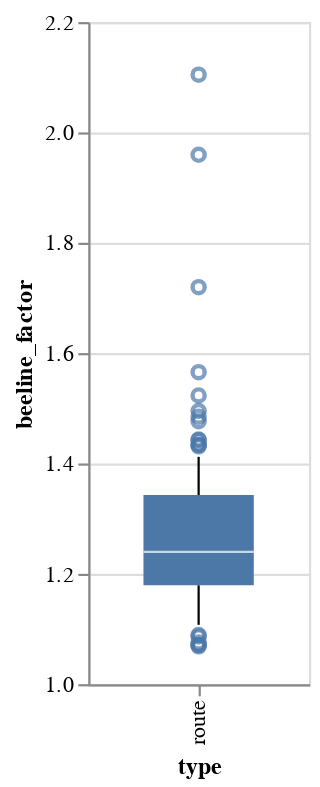

The code cell stored with this chart in its notebook:
### Code cell
alt.Chart(df_routes).mark_boxplot(size=50, extent=0.5).encode(
    x='type',
    y=alt.Y('beeline_factor',scale=alt.Scale(zero=False))
).properties(width=100)

### Figure 1 — Vega-Lite specification as saved in the notebook (floating-point values rounded to 4 significant figures)
{"config": {"view": {"continuousWidth": 400, "continuousHeight": 300}}, "data": {"name": "data-57f0f8279ef0262f6bd9412f0ca9efe3"}, "mark": {"type": "boxplot", "extent": 0.5, "size": 50}, "encoding": {"x": {"type": "nominal", "field": "type"}, "y": {"type": "quantitative", "field": "beeline_factor", "scale": {"zero": false}}}, "width": 100, "$schema": "https://vega.github.io/schema/vega-lite/v4.8.1.json", "datasets": {"data-57f0f8279ef0262f6bd9412f0ca9efe3": [{"start_lon": 9.037, "start_lat": 48.66, "stop_lon": 9.01, "stop_lat": 48.67, "route_dist": 4.494, "route_time": 0.3415, "beeline_dist": 2.135, "beeline_factor": 2.105, "speed": 13.16, "type": "route"}, {"start_lon": 9.339, "start_lat": 48.75, "stop_lon": 9.296, "stop_lat": 48.74, "route_dist": 3.815, "route_time": 0.4096, "beeline_dist": 3.34, "beeline_factor": 1.142, "speed": 9.313, "type": "route"}, {"start_lon": 9.037, "start_lat": 48.84, "stop_lon": 9.042, "stop_lat": 48.87, "route_dist": 4.011, "route_time": 0.3164, "beeline_dist": 3.433, "beeline_factor": 1.168, "speed": 12.68, "type": "route"}, {"start_lon": 9.144, "start_lat": 48.69, "stop_lon": 9.115, "stop_lat": 48.67, "route_dist": 3.804, "route_time": 0.299, "beeline_dist": 3.113, "beeline_factor": 1.222, "speed": 12.72, "type": "route"}, {"start_lon": 9.262, "start_lat": 48.69, "stop_lon": 9.292, "stop_lat": 48.71, "route_dist": 4.526, "route_time": 0.2689, "beeline_dist": 3.065, "beeline_factor": 1.477, "speed": 16.83, "type": "route"}, {"start_lon": 9.249, "start_lat": 48.78, "stop_lon": 9.276, "stop_lat": 48.75, "route_dist": 4.15, "route_time": 0.2692, "beeline_dist": 3.476, "beeline_factor": 1.194, "speed": 15.41, "type": "route"}, {"start_lon": 9.219, "start_lat": 48.76, "stop_lon": 9.184, "stop_lat": 48.77, "route_dist": 3.904, "route_time": 0.2861, "beeline_dist": 3.158, "beeline_factor": 1.236, "speed": 13.65, "type": "route"}, {"start_lon": 9.068, "start_lat": 48.79, "stop_lon": 9.075, "stop_lat": 48.81, "route_dist": 3.314, "route_time": 0.2906, "beeline_dist": 2.416, "beeline_factor": 1.372, "speed": 11.4, "type": "route"}, {"start_lon": 9.168, "start_lat": 48.81, "stop_lon": 9.198, "stop_lat": 48.79, "route_dist": 3.887, "route_time": 0.3428, "beeline_dist": 2.875, "beeline_factor": 1.352, "speed": 11.34, "type": "route"}, {"start_lon": 9.151, "start_lat": 48.78, "stop_lon": 9.162, "stop_lat": 48.81, "route_dist": 3.888, "route_time": 0.3009, "beeline_dist": 3.247, "beeline_factor": 1.197, "speed": 12.92, "type": "route"}, {"start_lon": 9.178, "start_lat": 48.79, "stop_lon": 9.207, "stop_lat": 48.81, "route_dist": 3.9, "route_time": 0.2533, "beeline_dist": 3.307, "beeline_factor": 1.179, "speed": 15.39, "type": "route"}, {"start_lon": 9.194, "start_lat": 48.69, "stop_lon": 9.236, "stop_lat": 48.69, "route_dist": 3.314, "route_time": 0.1989, "beeline_dist": 3.05, "beeline_factor": 1.087, "speed": 16.66, "type": "route"}, {"start_lon": 9.154, "start_lat": 48.73, "stop_lon": 9.122, "stop_lat": 48.72, "route_dist": 3.947, "route_time": 0.2388, "beeline_dist": 3.079, "beeline_factor": 1.282, "speed": 16.53, "type": "route"}, {"start_lon": 9.254, "start_lat": 48.83, "stop_lon": 9.268, "stop_lat": 48.86, "route_dist": 3.892, "route_time": 0.251, "beeline_dist": 3.467, "beeline_factor": 1.123, "speed": 15.51, "type": "route"}, {"start_lon": 9.14, "start_lat": 48.69, "stop_lon": 9.095, "stop_lat": 48.69, "route_dist": 3.949, "route_time": 0.2549, "beeline_dist": 3.292, "beeline_factor": 1.199, "speed": 15.49, "type": "route"}, {"start_lon": 9.253, "start_lat": 48.78, "stop_lon": 9.22, "stop_lat": 48.8, "route_dist": 3.894, "route_time": 0.2362, "beeline_dist": 3.445, "beeline_factor": 1.13, "speed": 16.48, "type": "route"}, {"start_lon": 9.282, "start_lat": 48.76, "stop_lon": 9.312, "stop_lat": 48.74, "route_dist": 3.725, "route_time": 0.2933, "beeline_dist": 3.102, "beeline_factor": 1.201, "speed": 12.7, "type": "route"}, {"start_lon": 9.047, "start_lat": 48.73, "stop_lon": 9.027, "stop_lat": 48.71, "route_dist": 3.901, "route_time": 0.2167, "beeline_dist": 2.909, "beeline_factor": 1.341, "speed": 18.0, "type": "route"}, {"start_lon": 9.276, "start_lat": 48.78, "stop_lon": 9.24, "stop_lat": 48.77, "route_dist": 4.029, "route_time": 0.2942, "beeline_dist": 2.853, "beeline_factor": 1.412, "speed": 13.7, "type": "route"}, {"start_lon": 8.96, "start_lat": 48.72, "stop_lon": 9.007, "stop_lat": 48.73, "route_dist": 3.832, "route_time": 0.2396, "beeline_dist": 3.46, "beeline_factor": 1.108, "speed": 16.0, "type": "route"}, {"start_lon": 9.158, "start_lat": 48.85, "stop_lon": 9.175, "stop_lat": 48.82, "route_dist": 3.957, "route_time": 0.2504, "beeline_dist": 3.489, "beeline_factor": 1.134, "speed": 15.8, "type": "route"}, {"start_lon": 9.096, "start_lat": 48.83, "stop_lon": 9.075, "stop_lat": 48.85, "route_dist": 3.955, "route_time": 0.2198, "beeline_dist": 3.292, "beeline_factor": 1.202, "speed": 18.0, "type": "route"}, {"start_lon": 9.277, "start_lat": 48.8, "stop_lon": 9.234, "stop_lat": 48.8, "route_dist": 3.898, "route_time": 0.2284, "beeline_dist": 3.134, "beeline_factor": 1.244, "speed": 17.06, "type": "route"}, {"start_lon": 9.162, "start_lat": 48.71, "stop_lon": 9.204, "stop_lat": 48.71, "route_dist": 3.922, "route_time": 0.2396, "beeline_dist": 3.083, "beeline_factor": 1.272, "speed": 16.37, "type": "route"}, {"start_lon": 9.17, "start_lat": 48.78, "stop_lon": 9.19, "stop_lat": 48.81, "route_dist": 3.985, "route_time": 0.2635, "beeline_dist": 3.456, "beeline_factor": 1.153, "speed": 15.12, "type": "route"}, {"start_lon": 9.242, "start_lat": 48.68, "stop_lon": 9.254, "stop_lat": 48.71, "route_dist": 3.909, "route_time": 0.2172, "beeline_dist": 3.146, "beeline_factor": 1.243, "speed": 18.0, "type": "route"}, {"start_lon": 9.182, "start_lat": 48.77, "stop_lon": 9.22, "stop_lat": 48.78, "route_dist": 4.018, "route_time": 0.3573, "beeline_dist": 2.991, "beeline_factor": 1.343, "speed": 11.24, "type": "route"}, {"start_lon": 9.138, "start_lat": 48.69, "stop_lon": 9.104, "stop_lat": 48.72, "route_dist": 3.948, "route_time": 0.2628, "beeline_dist": 3.481, "beeline_factor": 1.134, "speed": 15.02, "type": "route"}, {"start_lon": 9.173, "start_lat": 48.76, "stop_lon": 9.136, "stop_lat": 48.78, "route_dist": 3.965, "route_time": 0.3335, "beeline_dist": 3.168, "beeline_factor": 1.252, "speed": 11.89, "type": "route"}, {"start_lon": 9.036, "start_lat": 48.8, "stop_lon": 9.025, "stop_lat": 48.78, "route_dist": 3.925, "route_time": 0.3391, "beeline_dist": 2.643, "beeline_factor": 1.485, "speed": 11.57, "type": "route"}, {"start_lon": 9.231, "start_lat": 48.84, "stop_lon": 9.236, "stop_lat": 48.81, "route_dist": 3.92, "route_time": 0.3749, "beeline_dist": 3.195, "beeline_factor": 1.227, "speed": 10.46, "type": "route"}, {"start_lon": 9.241, "start_lat": 48.75, "stop_lon": 9.215, "stop_lat": 48.73, "route_dist": 3.845, "route_time": 0.2524, "beeline_dist": 3.091, "beeline_factor": 1.244, "speed": 15.23, "type": "route"}, {"start_lon": 8.952, "start_lat": 48.69, "stop_lon": 8.967, "stop_lat": 48.72, "route_dist": 3.857, "route_time": 0.2188, "beeline_dist": 3.177, "beeline_factor": 1.214, "speed": 17.63, "type": "route"}, {"start_lon": 9.213, "start_lat": 48.67, "stop_lon": 9.236, "stop_lat": 48.69, "route_dist": 3.187, "route_time": 0.2089, "beeline_dist": 2.702, "beeline_factor": 1.179, "speed": 15.25, "type": "route"}, {"start_lon": 9.039, "start_lat": 48.71, "stop_lon": 8.99, "stop_lat": 48.71, "route_dist": 3.859, "route_time": 0.2146, "beeline_dist": 3.612, "beeline_factor": 1.069, "speed": 17.98, "type": "route"}, {"start_lon": 9.228, "start_lat": 48.81, "stop_lon": 9.19, "stop_lat": 48.82, "route_dist": 3.922, "route_time": 0.2714, "beeline_dist": 2.935, "beeline_factor": 1.336, "speed": 14.45, "type": "route"}, {"start_lon": 9.258, "start_lat": 48.79, "stop_lon": 9.218, "stop_lat": 48.8, "route_dist": 3.754, "route_time": 0.2256, "beeline_dist": 3.077, "beeline_factor": 1.22, "speed": 16.64, "type": "route"}, {"start_lon": 9.171, "start_lat": 48.79, "stop_lon": 9.187, "stop_lat": 48.82, "route_dist": 3.794, "route_time": 0.219, "beeline_dist": 3.093, "beeline_factor": 1.227, "speed": 17.32, "type": "route"}, {"start_lon": 8.964, "start_lat": 48.74, "stop_lon": 8.998, "stop_lat": 48.72, "route_dist": 3.958, "route_time": 0.2628, "beeline_dist": 3.31, "beeline_factor": 1.196, "speed": 15.06, "type": "route"}, {"start_lon": 9.03, "start_lat": 48.84, "stop_lon": 8.994, "stop_lat": 48.85, "route_dist": 3.822, "route_time": 0.2292, "beeline_dist": 3.197, "beeline_factor": 1.196, "speed": 16.68, "type": "route"}, {"start_lon": 9.37, "start_lat": 48.73, "stop_lon": 9.325, "stop_lat": 48.73, "route_dist": 3.834, "route_time": 0.2373, "beeline_dist": 3.324, "beeline_factor": 1.153, "speed": 16.16, "type": "route"}, {"start_lon": 9.344, "start_lat": 48.69, "stop_lon": 9.341, "stop_lat": 48.72, "route_dist": 3.874, "route_time": 0.3453, "beeline_dist": 2.791, "beeline_factor": 1.388, "speed": 11.22, "type": "route"}, {"start_lon": 9.042, "start_lat": 48.69, "stop_lon": 9.035, "stop_lat": 48.71, "route_dist": 4.072, "route_time": 0.2263, "beeline_dist": 2.368, "beeline_factor": 1.719, "speed": 18.0, "type": "route"}, {"start_lon": 9.142, "start_lat": 48.86, "stop_lon": 9.134, "stop_lat": 48.83, "route_dist": 3.763, "route_time": 0.2195, "beeline_dist": 3.129, "beeline_factor": 1.203, "speed": 17.15, "type": "route"}, {"start_lon": 9.213, "start_lat": 48.83, "stop_lon": 9.191, "stop_lat": 48.81, "route_dist": 4.02, "route_time": 0.4137, "beeline_dist": 3.118, "beeline_factor": 1.289, "speed": 9.718, "type": "route"}, {"start_lon": 9.339, "start_lat": 48.75, "stop_lon": 9.331, "stop_lat": 48.72, "route_dist": 3.975, "route_time": 0.305, "beeline_dist": 2.888, "beeline_factor": 1.376, "speed": 13.03, "type": "route"}, {"start_lon": 9.139, "start_lat": 48.7, "stop_lon": 9.11, "stop_lat": 48.68, "route_dist": 3.78, "route_time": 0.2333, "beeline_dist": 2.98, "beeline_factor": 1.268, "speed": 16.2, "type": "route"}, {"start_lon": 9.15, "start_lat": 48.84, "stop_lon": 9.189, "stop_lat": 48.86, "route_dist": 3.892, "route_time": 0.2754, "beeline_dist": 3.271, "beeline_factor": 1.19, "speed": 14.13, "type": "route"}, {"start_lon": 8.919, "start_lat": 48.78, "stop_lon": 8.963, "stop_lat": 48.79, "route_dist": 4.15, "route_time": 0.2736, "beeline_dist": 3.541, "beeline_factor": 1.172, "speed": 15.17, "type": "route"}, {"start_lon": 9.325, "start_lat": 48.72, "stop_lon": 9.319, "stop_lat": 48.69, "route_dist": 4.626, "route_time": 0.4037, "beeline_dist": 3.205, "beeline_factor": 1.443, "speed": 11.46, "type": "route"}, {"start_lon": 9.135, "start_lat": 48.7, "stop_lon": 9.116, "stop_lat": 48.72, "route_dist": 3.883, "route_time": 0.2217, "beeline_dist": 3.112, "beeline_factor": 1.248, "speed": 17.52, "type": "route"}, {"start_lon": 9.103, "start_lat": 48.78, "stop_lon": 9.084, "stop_lat": 48.8, "route_dist": 3.866, "route_time": 0.2899, "beeline_dist": 2.696, "beeline_factor": 1.434, "speed": 13.34, "type": "route"}, {"start_lon": 8.968, "start_lat": 48.81, "stop_lon": 9.007, "stop_lat": 48.8, "route_dist": 4.061, "route_time": 0.2401, "beeline_dist": 3.218, "beeline_factor": 1.262, "speed": 16.91, "type": "route"}, {"start_lon": 9.23, "start_lat": 48.78, "stop_lon": 9.22, "stop_lat": 48.8, "route_dist": 3.897, "route_time": 0.3023, "beeline_dist": 3.11, "beeline_factor": 1.253, "speed": 12.89, "type": "route"}, {"start_lon": 9.124, "start_lat": 48.67, "stop_lon": 9.136, "stop_lat": 48.64, "route_dist": 4.164, "route_time": 0.2601, "beeline_dist": 3.287, "beeline_factor": 1.267, "speed": 16.01, "type": "route"}, {"start_lon": 9.207, "start_lat": 48.8, "stop_lon": 9.177, "stop_lat": 48.77, "route_dist": 3.93, "route_time": 0.2459, "beeline_dist": 3.669, "beeline_factor": 1.071, "speed": 15.98, "type": "route"}, {"start_lon": 9.167, "start_lat": 48.7, "stop_lon": 9.146, "stop_lat": 48.67, "route_dist": 3.905, "route_time": 0.2197, "beeline_dist": 3.431, "beeline_factor": 1.138, "speed": 17.77, "type": "route"}, {"start_lon": 9.294, "start_lat": 48.76, "stop_lon": 9.332, "stop_lat": 48.75, "route_dist": 3.817, "route_time": 0.2729, "beeline_dist": 3.014, "beeline_factor": 1.266, "speed": 13.99, "type": "route"}, {"start_lon": 9.178, "start_lat": 48.72, "stop_lon": 9.179, "stop_lat": 48.69, "route_dist": 3.983, "route_time": 0.2799, "beeline_dist": 3.139, "beeline_factor": 1.269, "speed": 14.23, "type": "route"}, {"start_lon": 9.016, "start_lat": 48.78, "stop_lon": 9.055, "stop_lat": 48.77, "route_dist": 4.132, "route_time": 0.2469, "beeline_dist": 3.292, "beeline_factor": 1.255, "speed": 16.73, "type": "route"}, {"start_lon": 9.16, "start_lat": 48.76, "stop_lon": 9.138, "stop_lat": 48.78, "route_dist": 3.906, "route_time": 0.2792, "beeline_dist": 2.876, "beeline_factor": 1.358, "speed": 13.99, "type": "route"}, {"start_lon": 9.106, "start_lat": 48.8, "stop_lon": 9.117, "stop_lat": 48.82, "route_dist": 3.135, "route_time": 0.1901, "beeline_dist": 2.765, "beeline_factor": 1.134, "speed": 16.5, "type": "route"}, {"start_lon": 9.217, "start_lat": 48.82, "stop_lon": 9.254, "stop_lat": 48.81, "route_dist": 4.199, "route_time": 0.2815, "beeline_dist": 2.756, "beeline_factor": 1.523, "speed": 14.92, "type": "route"}, {"start_lon": 9.016, "start_lat": 48.71, "stop_lon": 9.001, "stop_lat": 48.68, "route_dist": 3.922, "route_time": 0.2552, "beeline_dist": 3.245, "beeline_factor": 1.209, "speed": 15.37, "type": "route"}, {"start_lon": 9.048, "start_lat": 48.71, "stop_lon": 9.09, "stop_lat": 48.72, "route_dist": 3.791, "route_time": 0.2541, "beeline_dist": 3.247, "beeline_factor": 1.167, "speed": 14.92, "type": "route"}, {"start_lon": 9.343, "start_lat": 48.73, "stop_lon": 9.301, "stop_lat": 48.73, "route_dist": 3.97, "route_time": 0.2737, "beeline_dist": 3.209, "beeline_factor": 1.237, "speed": 14.5, "type": "route"}, {"start_lon": 9.19, "start_lat": 48.78, "stop_lon": 9.156, "stop_lat": 48.79, "route_dist": 3.937, "route_time": 0.3316, "beeline_dist": 2.933, "beeline_factor": 1.342, "speed": 11.87, "type": "route"}, {"start_lon": 9.107, "start_lat": 48.72, "stop_lon": 9.077, "stop_lat": 48.73, "route_dist": 3.74, "route_time": 0.2398, "beeline_dist": 2.654, "beeline_factor": 1.409, "speed": 15.59, "type": "route"}, {"start_lon": 9.197, "start_lat": 48.77, "stop_lon": 9.237, "stop_lat": 48.77, "route_dist": 4.083, "route_time": 0.2843, "beeline_dist": 2.993, "beeline_factor": 1.364, "speed": 14.36, "type": "route"}, {"start_lon": 9.277, "start_lat": 48.75, "stop_lon": 9.244, "stop_lat": 48.74, "route_dist": 3.896, "route_time": 0.3388, "beeline_dist": 2.606, "beeline_factor": 1.495, "speed": 11.5, "type": "route"}, {"start_lon": 9.144, "start_lat": 48.7, "stop_lon": 9.112, "stop_lat": 48.68, "route_dist": 3.805, "route_time": 0.2723, "beeline_dist": 2.941, "beeline_factor": 1.294, "speed": 13.97, "type": "route"}, {"start_lon": 9.313, "start_lat": 48.78, "stop_lon": 9.348, "stop_lat": 48.75, "route_dist": 3.952, "route_time": 0.2611, "beeline_dist": 3.629, "beeline_factor": 1.089, "speed": 15.14, "type": "route"}, {"start_lon": 9.286, "start_lat": 48.7, "stop_lon": 9.314, "stop_lat": 48.72, "route_dist": 3.829, "route_time": 0.2181, "beeline_dist": 3.087, "beeline_factor": 1.24, "speed": 17.56, "type": "route"}, {"start_lon": 9.22, "start_lat": 48.87, "stop_lon": 9.171, "stop_lat": 48.86, "route_dist": 3.875, "route_time": 0.2166, "beeline_dist": 3.603, "beeline_factor": 1.076, "speed": 17.89, "type": "route"}, {"start_lon": 9.259, "start_lat": 48.71, "stop_lon": 9.282, "stop_lat": 48.73, "route_dist": 4.157, "route_time": 0.2788, "beeline_dist": 3.06, "beeline_factor": 1.359, "speed": 14.91, "type": "route"}, {"start_lon": 9.047, "start_lat": 48.79, "stop_lon": 9.038, "stop_lat": 48.77, "route_dist": 3.306, "route_time": 0.248, "beeline_dist": 2.356, "beeline_factor": 1.404, "speed": 13.33, "type": "route"}, {"start_lon": 9.32, "start_lat": 48.71, "stop_lon": 9.275, "stop_lat": 48.71, "route_dist": 3.873, "route_time": 0.2227, "beeline_dist": 3.315, "beeline_factor": 1.168, "speed": 17.39, "type": "route"}, {"start_lon": 9.177, "start_lat": 48.77, "stop_lon": 9.214, "stop_lat": 48.79, "route_dist": 4.04, "route_time": 0.3372, "beeline_dist": 3.371, "beeline_factor": 1.198, "speed": 11.98, "type": "route"}, {"start_lon": 9.2, "start_lat": 48.75, "stop_lon": 9.19, "stop_lat": 48.78, "route_dist": 3.899, "route_time": 0.2634, "beeline_dist": 3.211, "beeline_factor": 1.214, "speed": 14.8, "type": "route"}, {"start_lon": 9.02, "start_lat": 48.66, "stop_lon": 9.017, "stop_lat": 48.68, "route_dist": 3.98, "route_time": 0.2781, "beeline_dist": 2.542, "beeline_factor": 1.566, "speed": 14.31, "type": "route"}, {"start_lon": 9.135, "start_lat": 48.74, "stop_lon": 9.143, "stop_lat": 48.71, "route_dist": 3.859, "route_time": 0.2629, "beeline_dist": 3.328, "beeline_factor": 1.16, "speed": 14.68, "type": "route"}, {"start_lon": 9.138, "start_lat": 48.75, "stop_lon": 9.168, "stop_lat": 48.77, "route_dist": 3.899, "route_time": 0.2783, "beeline_dist": 3.305, "beeline_factor": 1.18, "speed": 14.01, "type": "route"}, {"start_lon": 9.097, "start_lat": 48.83, "stop_lon": 9.068, "stop_lat": 48.8, "route_dist": 3.941, "route_time": 0.2473, "beeline_dist": 3.253, "beeline_factor": 1.211, "speed": 15.93, "type": "route"}, {"start_lon": 9.227, "start_lat": 48.83, "stop_lon": 9.263, "stop_lat": 48.82, "route_dist": 3.963, "route_time": 0.2956, "beeline_dist": 3.045, "beeline_factor": 1.301, "speed": 13.41, "type": "route"}, {"start_lon": 9.013, "start_lat": 48.8, "stop_lon": 9.057, "stop_lat": 48.81, "route_dist": 3.862, "route_time": 0.322, "beeline_dist": 3.345, "beeline_factor": 1.155, "speed": 11.99, "type": "route"}, {"start_lon": 9.232, "start_lat": 48.74, "stop_lon": 9.201, "stop_lat": 48.72, "route_dist": 3.977, "route_time": 0.2444, "beeline_dist": 3.058, "beeline_factor": 1.3, "speed": 16.27, "type": "route"}, {"start_lon": 9.141, "start_lat": 48.78, "stop_lon": 9.141, "stop_lat": 48.76, "route_dist": 3.942, "route_time": 0.3611, "beeline_dist": 3.018, "beeline_factor": 1.306, "speed": 10.92, "type": "route"}, {"start_lon": 9.152, "start_lat": 48.76, "stop_lon": 9.115, "stop_lat": 48.75, "route_dist": 3.856, "route_time": 0.3401, "beeline_dist": 3.08, "beeline_factor": 1.252, "speed": 11.34, "type": "route"}, {"start_lon": 9.371, "start_lat": 48.72, "stop_lon": 9.411, "stop_lat": 48.7, "route_dist": 3.391, "route_time": 0.2266, "beeline_dist": 3.166, "beeline_factor": 1.071, "speed": 14.96, "type": "route"}, {"start_lon": 8.982, "start_lat": 48.72, "stop_lon": 8.941, "stop_lat": 48.71, "route_dist": 4.355, "route_time": 0.2686, "beeline_dist": 3.043, "beeline_factor": 1.431, "speed": 16.21, "type": "route"}, {"start_lon": 9.184, "start_lat": 48.9, "stop_lon": 9.194, "stop_lat": 48.86, "route_dist": 4.077, "route_time": 0.2402, "beeline_dist": 3.6, "beeline_factor": 1.133, "speed": 16.97, "type": "route"}, {"start_lon": 9.153, "start_lat": 48.76, "stop_lon": 9.194, "stop_lat": 48.76, "route_dist": 4.057, "route_time": 0.3549, "beeline_dist": 3.03, "beeline_factor": 1.339, "speed": 11.43, "type": "route"}, {"start_lon": 9.205, "start_lat": 48.69, "stop_lon": 9.208, "stop_lat": 48.67, "route_dist": 4.381, "route_time": 0.252, "beeline_dist": 2.236, "beeline_factor": 1.959, "speed": 17.38, "type": "route"}, {"start_lon": 9.231, "start_lat": 48.77, "stop_lon": 9.198, "stop_lat": 48.79, "route_dist": 3.854, "route_time": 0.4187, "beeline_dist": 3.11, "beeline_factor": 1.239, "speed": 9.205, "type": "route"}, {"start_lon": 9.261, "start_lat": 48.71, "stop_lon": 9.217, "stop_lat": 48.7, "route_dist": 3.964, "route_time": 0.2354, "beeline_dist": 3.389, "beeline_factor": 1.17, "speed": 16.84, "type": "route"}, {"start_lon": 9.291, "start_lat": 48.73, "stop_lon": 9.279, "stop_lat": 48.76, "route_dist": 4.139, "route_time": 0.3727, "beeline_dist": 2.887, "beeline_factor": 1.434, "speed": 11.11, "type": "route"}, {"start_lon": 9.051, "start_lat": 48.8, "stop_lon": 9.027, "stop_lat": 48.82, "route_dist": 3.911, "route_time": 0.304, "beeline_dist": 2.712, "beeline_factor": 1.442, "speed": 12.86, "type": "route"}, {"start_lon": 9.156, "start_lat": 48.82, "stop_lon": 9.114, "stop_lat": 48.83, "route_dist": 3.848, "route_time": 0.2649, "beeline_dist": 3.144, "beeline_factor": 1.224, "speed": 14.52, "type": "route"}, {"start_lon": 9.345, "start_lat": 48.76, "stop_lon": 9.325, "stop_lat": 48.75, "route_dist": 2.724, "route_time": 0.2307, "beeline_dist": 1.966, "beeline_factor": 1.386, "speed": 11.81, "type": "route"}, {"start_lon": 9.016, "start_lat": 48.8, "stop_lon": 9.006, "stop_lat": 48.83, "route_dist": 3.866, "route_time": 0.2769, "beeline_dist": 3.271, "beeline_factor": 1.182, "speed": 13.96, "type": "route"}]}}
